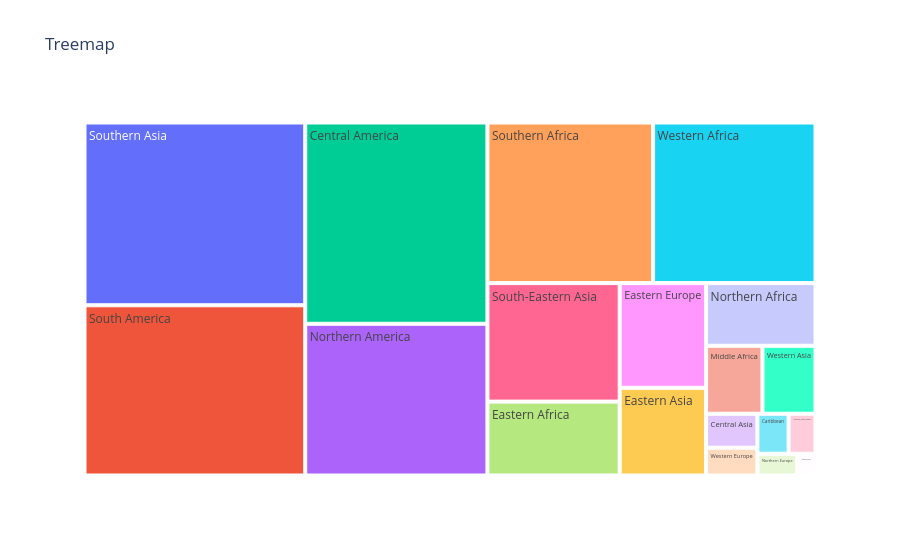

Write notebook code for a chart like this one.
### Code cell
fig=px.treemap(df,path=['Category'],values='Value',title='Treemap')
fig.update_traces(hovertemplate='Categtory:%{label}<br>Value:%{value}')

### Figure 1 — Plotly figure (JSON) as saved in the notebook; plotly's stock layout.template omitted (floating-point values rounded to 4 significant figures)
{"data": [{"branchvalues": "total", "domain": {"x": [0, 1], "y": [0, 1]}, "hovertemplate": "Categtory:%{label}<br>Value:%{value}", "ids": ["Australia, New Zealand", "Caribbean", "Central America", "Central Asia", "Eastern Africa", "Eastern Asia", "Eastern Europe", "Middle Africa", "Northern Africa", "Northern America", "Northern Europe", "South America", "South-Eastern Asia", "Southern Africa", "Southern Asia", "Southern Europe", "Western Africa", "Western Asia", "Western Europe"], "labels": ["Australia, New Zealand", "Caribbean", "Central America", "Central Asia", "Eastern Africa", "Eastern Asia", "Eastern Europe", "Middle Africa", "Northern Africa", "Northern America", "Northern Europe", "South America", "South-Eastern Asia", "Southern Africa", "Southern Asia", "Southern Europe", "Western Africa", "Western Asia", "Western Europe"], "name": "", "parents": ["", "", "", "", "", "", "", "", "", "", "", "", "", "", "", "", "", "", ""], "type": "treemap", "values": [173.5, 201.5, 5921.0, 281.2, 1578.0, 1223.0, 1460.0, 619.2, 1108.0, 4463.0, 139.8, 6067.0, 2531.0, 4296.0, 6515.0, 64.29, 4211.0, 581.9, 230.6]}], "layout": {"legend": {"tracegroupgap": 0}, "title": {"text": "Treemap"}}}
